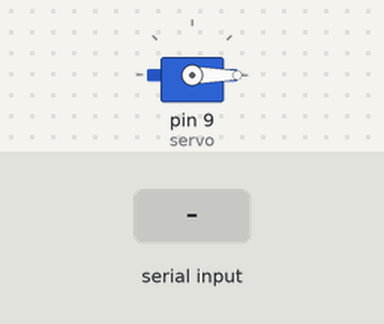
Bench run of a sketch on a simulated Arduino Uno, built with avr-gcc and run on an emulated ATmega328P. Shown: servo. Inputs (shaded band) come from the test bench. What the sketch prints to the serial monitor is not drawn.

Above: at 1.2 s.
1.3 s: "TRAP\n" received over Serial
At 2.2 s:
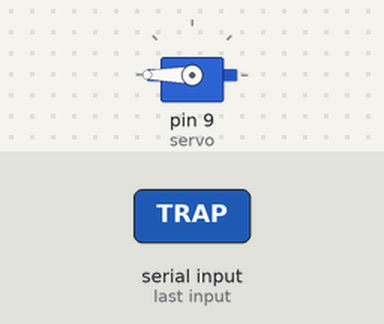
Timing chart, 0 to 5.8 s (numbered marks = the images above; inputs shaded):
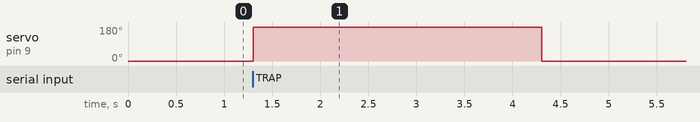

Measured:
- after the input at 1.3 s, servo on pin 9 (servo): 0° → 180° at once, → 0° 3.0 s later

The sketch:

hackathon_pumas.ino
```cpp
#include <Servo.h>

Servo servo;

void setup()
{
    Serial.begin(9600);

    servo.attach(9);

    servo.write(0);
}

void loop()
{
    if(Serial.available())
    {
        String cmd = Serial.readStringUntil('\n');

        cmd.trim();

        if(cmd=="TRAP")
        {
            servo.write(180);

            delay(3000);

            servo.write(0);

            Serial.println("OK");
        }
    }
}
```
